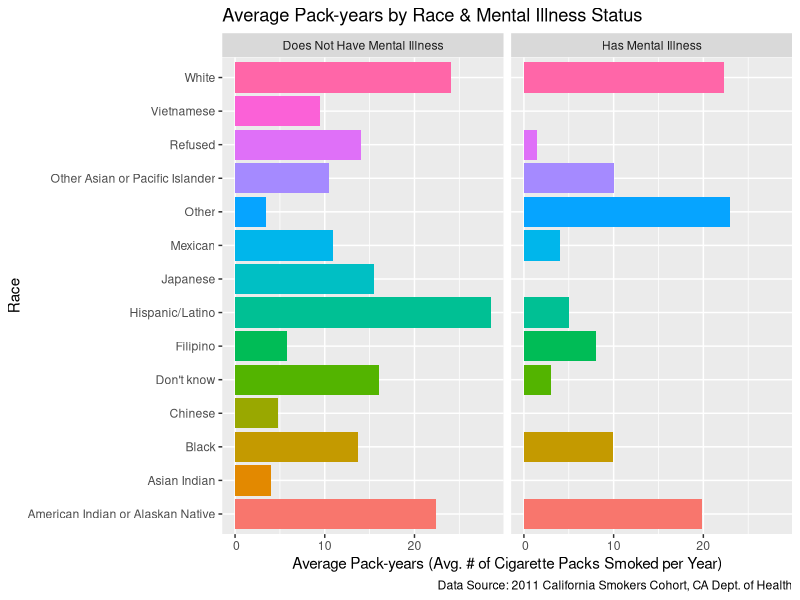

Here is the R script that generated this plot:
## ---- chunk 1
library(tidyverse)
library(knitr)
library(kableExtra)

#Insert previous code with updated datasets 
race_data <-read_csv("ca_csc_outcome_race_data.csv",
            col_select = c(ID, NERVOUS, WORRYING, PROBINTR,
                           PROBDOWN, ASTHMA, HEARTDIS,
                           DIABETES, OTHMENILL, race01, race02, race03,
                           race04, race05, race06, race07, race08,
                           race09, race10, race11, race12, race13,
                           race14, race15),
            na = c("", "NA", "NA/Not Applicable", "N/A", "n/a",
                   "(DO NOT READ) NA/Not Applicable",
                   "(DO NOT READ) Refused",
                   "(DO NOT READ) Don't know"))

smoker_data <- read_csv("ca_csc_smoker_data.csv",
            col_select = c(psraid, smokstat, WHEREBUY, BUYCALIF,
                           HOWMANY, SMOK6NUM, SMOK6UNI),
            na = c("", "NA", "NA/Not Applicable", "N/A", "n/a",
                   "(DO NOT READ) NA/Not Applicable",
                   "(DO NOT READ) Refused",
                   "(DO NOT READ) Don't know"))

#Changed casing for variables from capitals to lowercase in both dataframes
#of race_data and smoker_data
names(race_data) <- tolower(names(race_data))
names(smoker_data) <- tolower(names(smoker_data))

#Re-coded "100 or more cigarettes" to "100" for future pack-year calculations
#once the variable `howmany` is converted from character to numeric data type
smoker_data$howmany <- recode(smoker_data$howmany,
                              "100 or more cigarettes" = "100")

#Changed the data type of `howmany` from character to numeric in order to
#perform calculations for pack-years later
smoker_data$howmany <- as.numeric(smoker_data$howmany)

#Re-coded "In military commissaries, or" to "In military commissaries", as well
#as "Somewhere else (SPECIFY)?" to "Somewhere else" to make
#response option more understandable when displayed for the variable `wherebuy`.
smoker_data$wherebuy <- recode(smoker_data$wherebuy,
                  "In military commissaries, or" = "In military commissaries",
                  "Somewhere else (SPECIFY)?" = "Somewhere else")

#Created new variable `race` to combine variables race01:race15 into one column. 
race_data_2 <- race_data %>%
  mutate(race = case_when(race01 == "Yes" ~ "White",
        race02 == "Yes" ~ "Black",
        race03 == "Yes" ~ "Japanese",
        race04 == "Yes" ~ "Chinese",
        race05 == "Yes" ~ "Filipino",
        race06 == "Yes" ~ "Korean",
        race07 == "Yes" ~ "Other Asian or Pacific Islander",
        race08 == "Yes" ~ "American Indian or Alaskan Native",
        race09 == "Yes" ~ "Mexican",
        race10 == "Yes" ~ "Hispanic/Latino",
        race11 == "Yes" ~ "Other",
        race12 == "Yes" ~ "Vietnamese",
        race13 == "Yes" ~ "Asian Indian",
        race14 == "Yes" ~ "Refused",
        race15 == "Yes" ~ "Don't know")) %>%
  select(-(race01:race15))

#Created new variable "packs_per_day" for future calculations for pack-years
smoker_data_2 <- smoker_data %>% mutate(packs_per_day = howmany/20)

## ---- chunk 2
#We calculated pack-years, which is given by the formula of
#pack-years = # of packs of cigarettes smoked per day * years a person has smoked.
#This calculation led to the creation of a new variable called `pack_years`.
#`pack_years` was created conditionally based on the three different time units
#as determined by the existing variable `smok6uni`, which are: "Days", "Months",
#and "Years". To change the unit of "Days" to years, we set up a conditional
#statement in the code to divide `smok6num` by 365 before multiplying the result
#by `packs_per_day` to get pack-years. Similarly, to change the unit of "Months"
#to years, we set up a conditional statement in the code to divide `smok6num`
#by 12 before multiplying the result by `packs_per_day` to get pack-years. For
#`smok6uni` observations that have the value "Years", we just multiplied
#`smok6num` by `packs_per_day` to get pack-years directly. We assigned
#this overall change in the data frame smoker_data_2 to a new data frame
#called smoker_data_3, which includes the new variable `pack_years`.

smoker_data_3 <- smoker_data_2 %>%
  mutate(pack_years =
           case_when(smok6uni == "Days" ~ packs_per_day*(smok6num/365),
                     smok6uni == "Months" ~ packs_per_day*(smok6num/12),
                     smok6uni == "Years" ~ packs_per_day*(smok6num)))

#We then rounded `pack_years` to the nearest whole number for all observations.

smoker_data_3$pack_years <- round(smoker_data_3$pack_years, 0)

## ---- chunk 3

#In order to join our two cleaned data sets together, we first had to remove the
#strings of 'DIS' and 'STAT' from the `id` column of race_data_2 by using gsub().
#We overwrote these changes in the race_data_2 data frame and viewed these new
#changes to make sure the `id` variable only contains numbers and no
#characters.

race_data_2$id <- gsub('[DISSTAT]', '', race_data_2$id)

#Next, looking at the smoker_data_3 data frame, we see that the `psraid`
#variable contains each study participant's unique ID number, but the variable
#is a numeric data type. On the other hand, `id` from the race_data_2
#data frame is a character data type. We needed to convert `psraid` then from
#character to numeric data type because 1) `psraid` is an identifier rather than
#a numeric value to mathematically manipulate even if it does contain numbers
#and 2) in order to perform a join, the two variables must be the same data
#type.

smoker_data_3$psraid <- as.character(smoker_data_3$psraid)

#Afterward, we performed an inner join between race_data_2 and
#smoker_data_3 by each study participant's unique ID number, which is
#represented by `id` in race_data_2 and `psraid` in smoker_data_3. We
#chose to do an inner join because we wanted to select participants that
#exist in each of our two data sets for our final data frame.
#We assigned this join to a new data frame called joined_smoking_df.

joined_smoking_df <- inner_join(x = race_data_2, y = smoker_data_3,
                                by=c("id" = "psraid"))

## ---- chunk 4

#Table for avg pack-years per disease for smokers who have a disease
t_avg_pack_years_disease <- joined_smoking_df %>%
  mutate(disease = case_when(asthma == "Yes" ~ "Asthma",
                            heartdis == "Yes" ~ "Heart Disease",
                            diabetes == "Yes" ~ "Diabetes",
                            othmenill == "Yes" ~ "Mental Illness")) %>%
  select(disease, pack_years) %>%
  filter(!is.na(pack_years), !is.na(disease)) %>%
  group_by(disease) %>%
  summarize(avg_pack_years = round(sum(pack_years)/n(), 0))


#Kable table for avg pack-years per disease for smokers who have a disease
kable(t_avg_pack_years_disease, 
      booktabs=T, 
      col.names=c("Disease", "Average Pack-years"),  
      align='lcccc', 
      caption= 'Average Pack-years for Smokers Who Have a Disease') %>%
      kable_styling(full_width = T) %>%
      kable_styling(latex_options = "hold_position")

## ---- chunk 5

#We first created a subset of the data frame joined_smoking_df for our disease of
#interest, mental illness, called avg_pack_years_race_othmenill. This subset
#includes only the variable of `race` and average values of the variable
#`pack_years` pertaining to mental illness status. The purpose of creating this
#subset is to simplify the process of creating a graph in the next step by
#showing only the relevant information we need.

avg_pack_years_race_othmenill <- joined_smoking_df %>%
  filter(!is.na(pack_years)) %>%
  group_by(race, othmenill) %>%
  summarize(avg_pack_years = sum(pack_years)/n())


#We then created a bar graph representing avg_pack_years_race_othmenill excluding
#NA values in the variables `othmenill` and `avg_pack_years` since we have
#determined that the NA values do not present valuable information for our
#analyses.

avg_pack_years_race_othmenill %>%
  drop_na(c(othmenill, avg_pack_years)) %>%
  ggplot(aes(x = race, y = avg_pack_years)) +
  geom_bar(aes(fill=race), stat="identity", position = "dodge") +
  coord_flip() +
  guides(fill = "none") +
  labs(x = "Race",
       y = "Average Pack-years (Avg. # of Cigarette Packs Smoked per Year)",
  title = "Average Pack-years by Race & Mental Illness Status",
  caption = "Data Source: 2011 California Smokers Cohort, CA Dept. of Health") +
  scale_y_continuous(labels = function(x) format(x,big.mark=",",
                                                     scientific=FALSE)) +
  facet_wrap(~ othmenill, labeller = labeller(othmenill =
                                      c("No" = "Does Not Have Mental Illness",
                                        "Yes" = "Has Mental Illness")))
       
